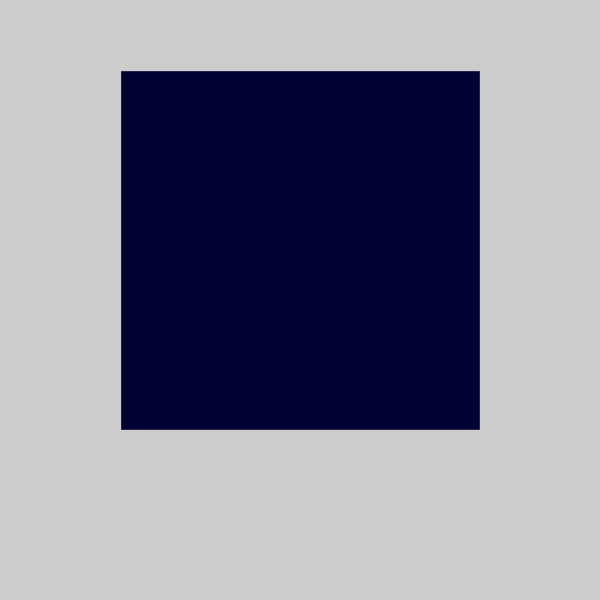
Frame 1 (no input)
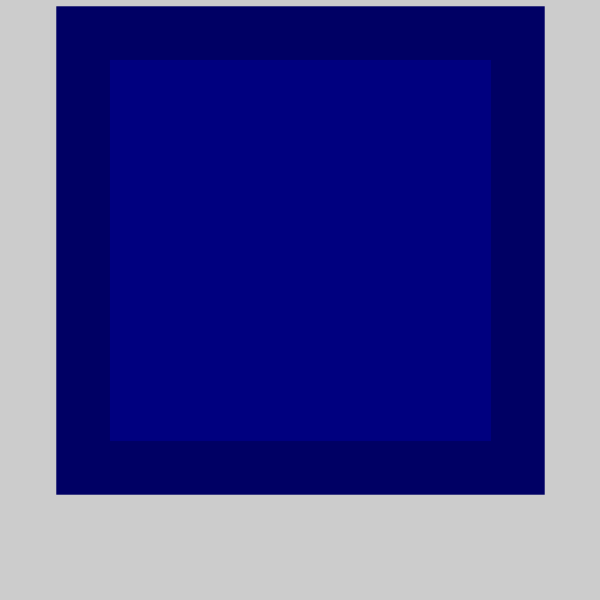
Frame 60 (the mouse pressed at the canvas centre just before this capture)
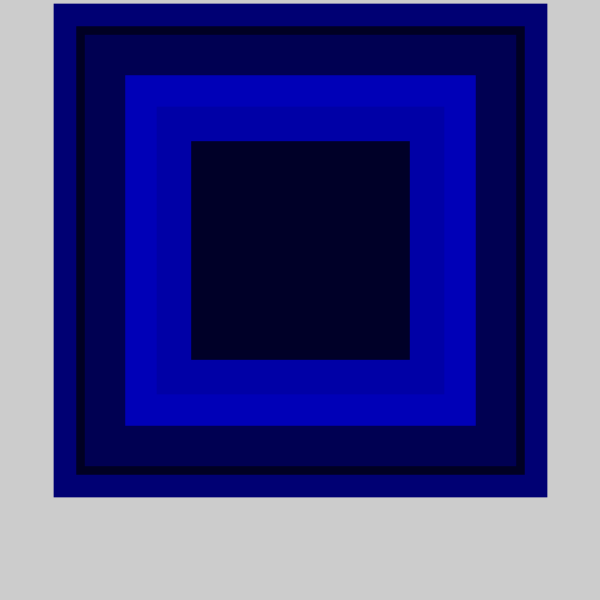
Frame 120 (the mouse held since frame 60 and released just before this capture)

The Processing sketch that drew these frames (run headless with seeded random() and noise(); from frame 60 on, the mouse is pressed at the canvas centre):

// Processing sketch: processing_64424
// ── processing_64424.pde

void setup()

{
  size(600,600);
  strokeWeight(4);
 frameRate(4);
}


void draw()
{
  smooth();
  strokeWeight(random(400));
  stroke(0,0,random(200));
  rect(250,200,100,100);
  
}
